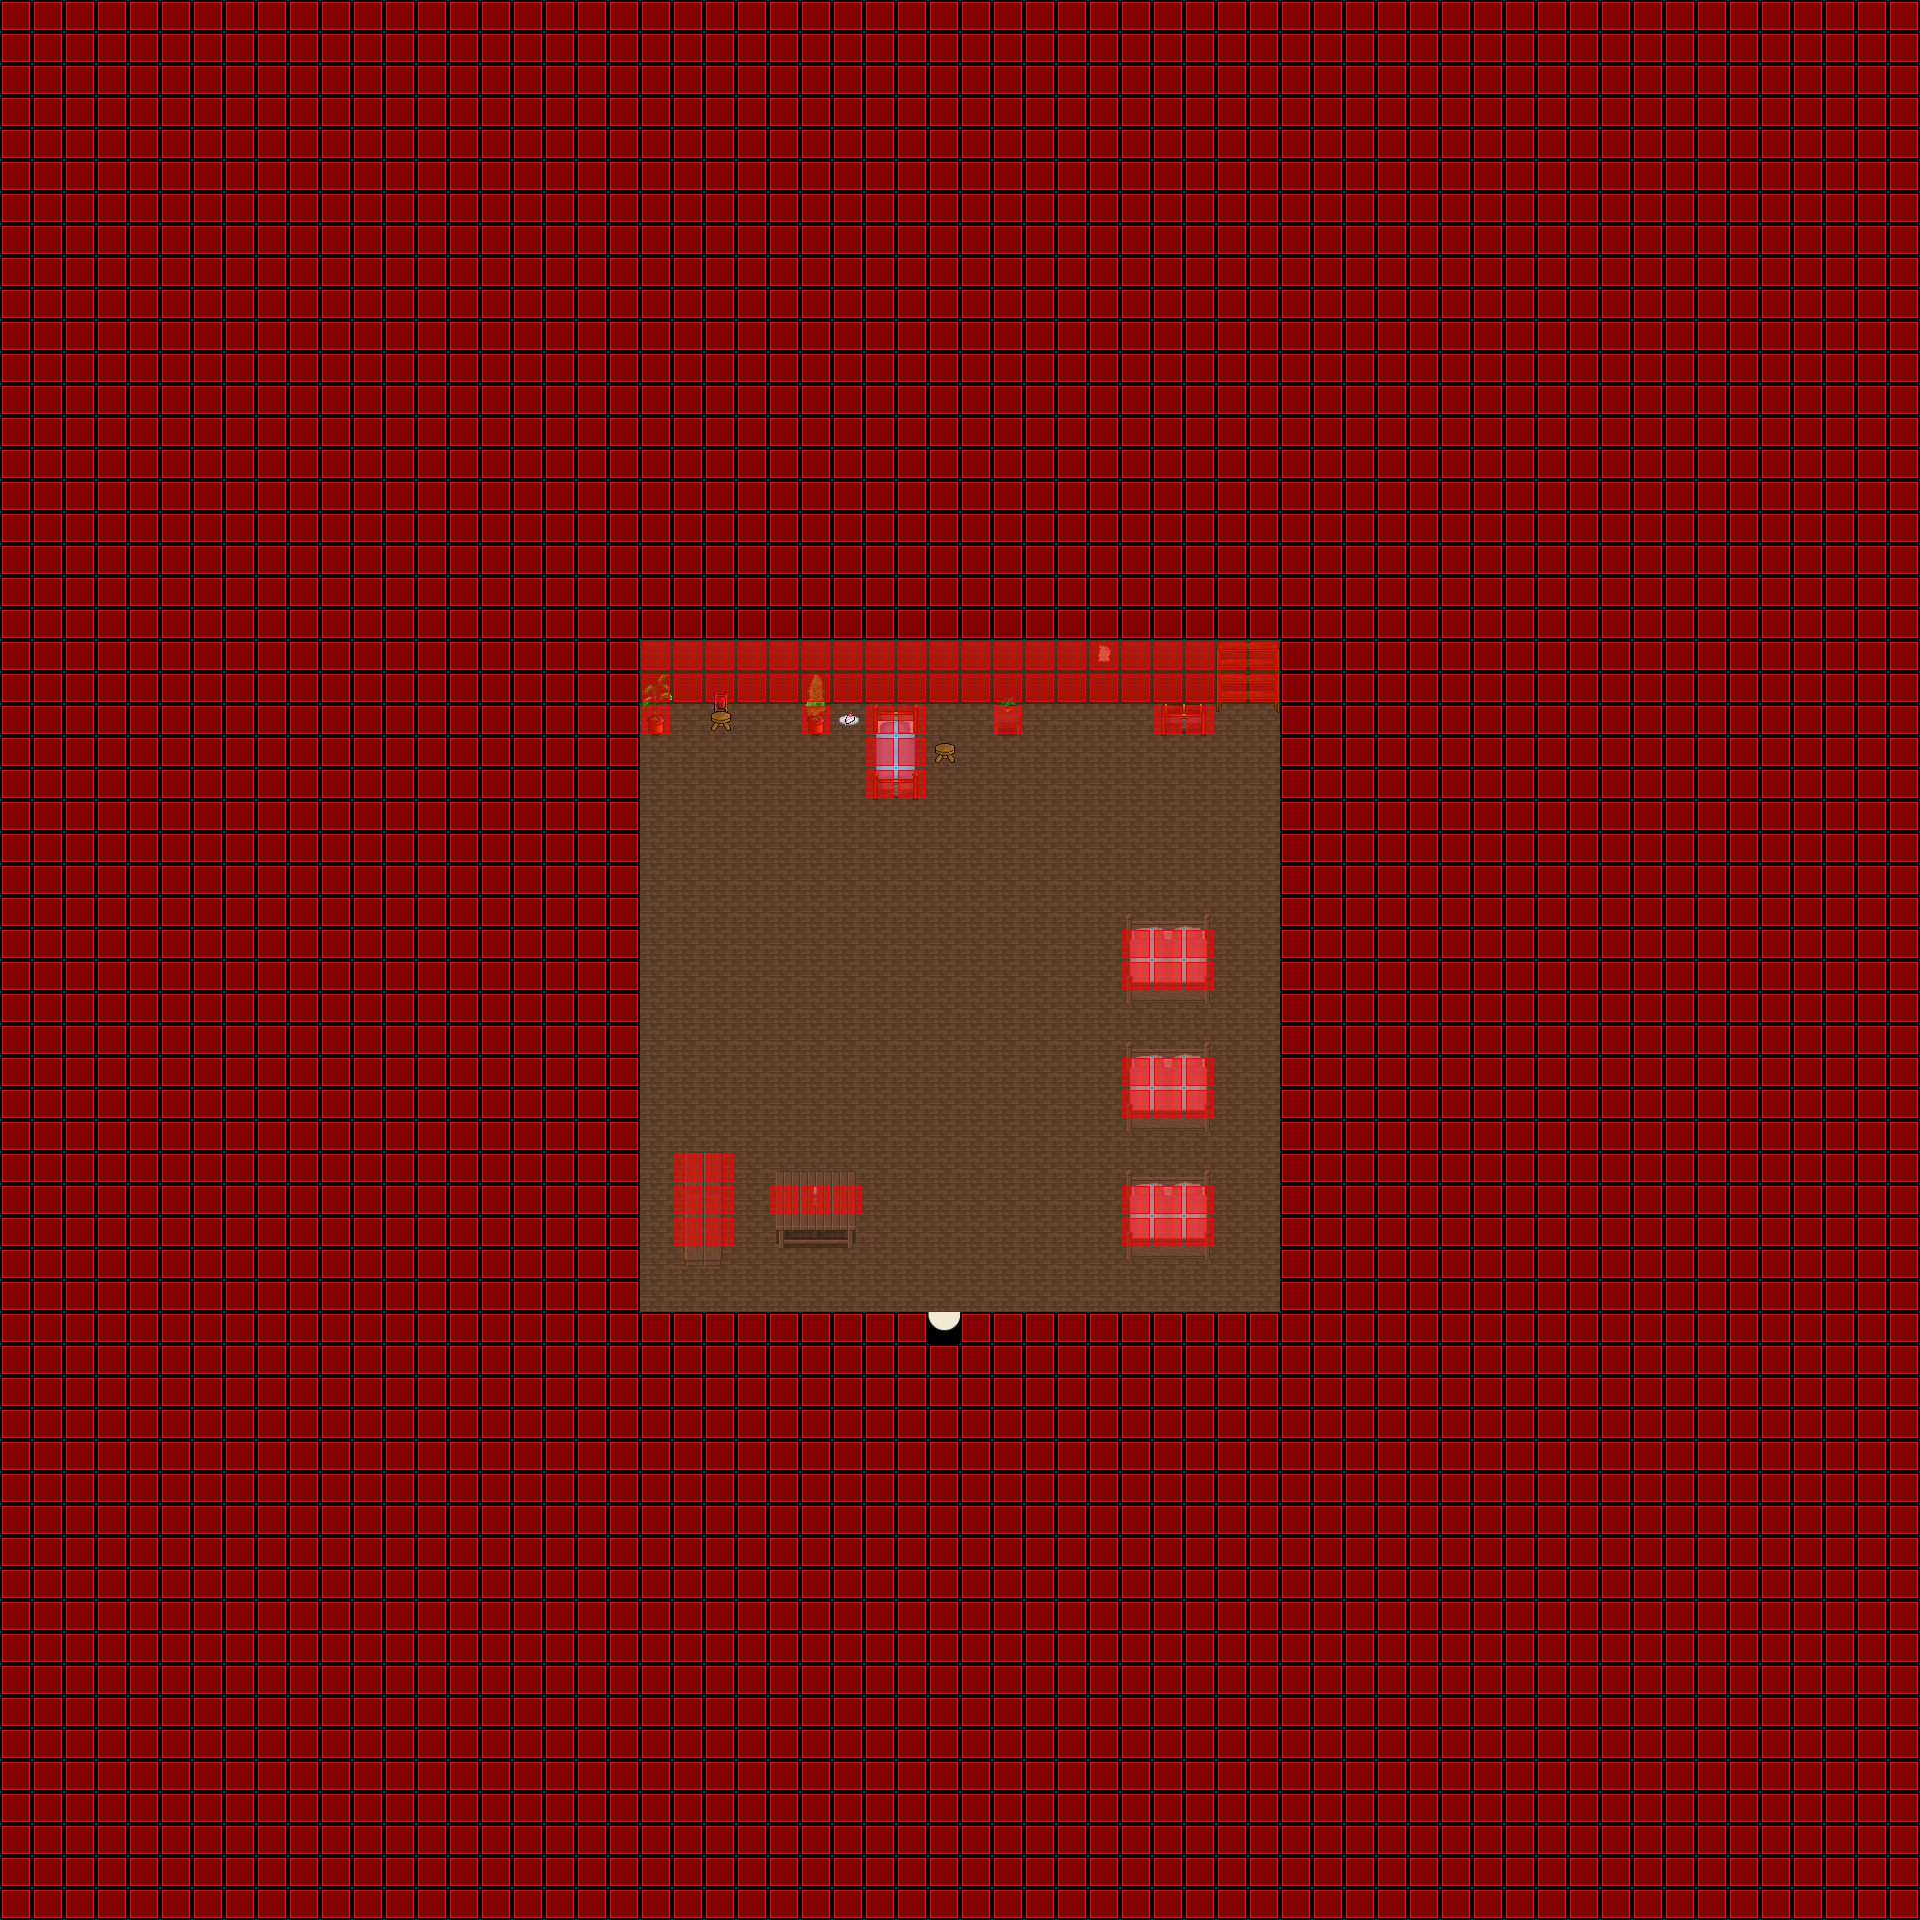

Tiled map render using the project's own tile images. Description and the map definition, with tile-layer contents summarised, below:
An orthogonal 60x60 tile map with 32x32 px tiles, 4 tile layers (Ground, Fringe, Over, Collision), 6 tilesets and 2 objects (SCRIPT, WARP).

<map version="1.0" orientation="orthogonal" width="60" height="60" tilewidth="32" tileheight="32">
  <properties>
    <property name="music" value="faith.ogg" />
  </properties>
  <tileset firstgid="1" name="inn" tilewidth="32" tileheight="32">
    <image source="../graphics/tiles/inn1_32_32.png" />
  </tileset>
  <tileset firstgid="1025" name="woodland_indoor" tilewidth="32" tileheight="32">
    <image source="../graphics/tiles/indoor2_32_32.png" />
  </tileset>
  <tileset firstgid="2049" name="collision" tilewidth="32" tileheight="32">
    <image source="../graphics/tiles/collision1_32_32.png" />
  </tileset>
  <tileset firstgid="3073" name="desert1_32_32" tilewidth="32" tileheight="32">
    <image source="../graphics/tiles/desert1_32_32.png" />
  </tileset>
  <tileset firstgid="4097" name="inn_32_64" tilewidth="32" tileheight="64">
    <image source="../graphics/tiles/inn1_32_64.png" />
  </tileset>
  <tileset firstgid="4609" name="inn_32_96" tilewidth="32" tileheight="96">
    <image source="../graphics/tiles/inn1_32_96.png" />
  </tileset>
  <layer name="Ground" width="60" height="60">
    <data>[3600 cells, 3600 non-empty, 7 distinct tile ids]</data>
  </layer>
  <layer name="Fringe" width="60" height="60">
    <data>[3600 cells, 71 non-empty, 47 distinct tile ids]</data>
  </layer>
  <layer name="Over" width="60" height="60">
    <data>[3600 cells, 0 non-empty, 0 distinct tile ids]</data>
  </layer>
  <layer name="Collision" width="60" height="60">
    <data>[3600 cells, 3257 non-empty, 1 distinct tile ids]</data>
  </layer>
  <objectgroup name="Object" width="60" height="60">
    <object name="External Map Events" type="SCRIPT" x="0" y="0">
      <properties>
        <property name="FILENAME" value="scripts/maps/iw-roststock_flat04-o00-o00-o00.lua" />
      </properties>
    </object>
    <object name="Warp to Roststock" type="WARP" x="925" y="1309" width="36" height="33">
      <properties>
        <property name="DEST_MAP" value="ow-n0003-n0001-o0000" />
        <property name="DEST_X" value="3680" />
        <property name="DEST_Y" value="2870" />
      </properties>
    </object>
  </objectgroup>
</map>
